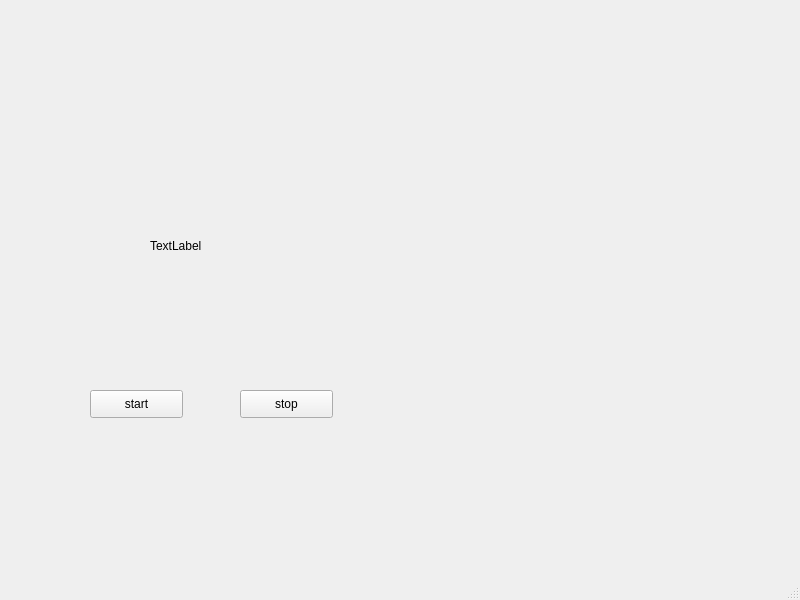
<?xml version="1.0" encoding="UTF-8"?>
<ui version="4.0">
 <class>MainWindow</class>
 <widget class="QMainWindow" name="MainWindow">
  <property name="geometry">
   <rect>
    <x>0</x>
    <y>0</y>
    <width>800</width>
    <height>600</height>
   </rect>
  </property>
  <property name="windowTitle">
   <string>MainWindow</string>
  </property>
  <widget class="QWidget" name="centralwidget">
   <widget class="QPushButton" name="startbtn">
    <property name="geometry">
     <rect>
      <x>90</x>
      <y>390</y>
      <width>93</width>
      <height>28</height>
     </rect>
    </property>
    <property name="text">
     <string>start</string>
    </property>
   </widget>
   <widget class="QPushButton" name="stopbtn">
    <property name="geometry">
     <rect>
      <x>240</x>
      <y>390</y>
      <width>93</width>
      <height>28</height>
     </rect>
    </property>
    <property name="text">
     <string>stop</string>
    </property>
   </widget>
   <widget class="QLabel" name="label">
    <property name="geometry">
     <rect>
      <x>150</x>
      <y>190</y>
      <width>111</width>
      <height>111</height>
     </rect>
    </property>
    <property name="text">
     <string>TextLabel</string>
    </property>
   </widget>
  </widget>
  <widget class="QMenuBar" name="menubar">
   <property name="geometry">
    <rect>
     <x>0</x>
     <y>0</y>
     <width>800</width>
     <height>26</height>
    </rect>
   </property>
  </widget>
  <widget class="QStatusBar" name="statusbar"/>
 </widget>
 <resources/>
 <connections/>
</ui>
